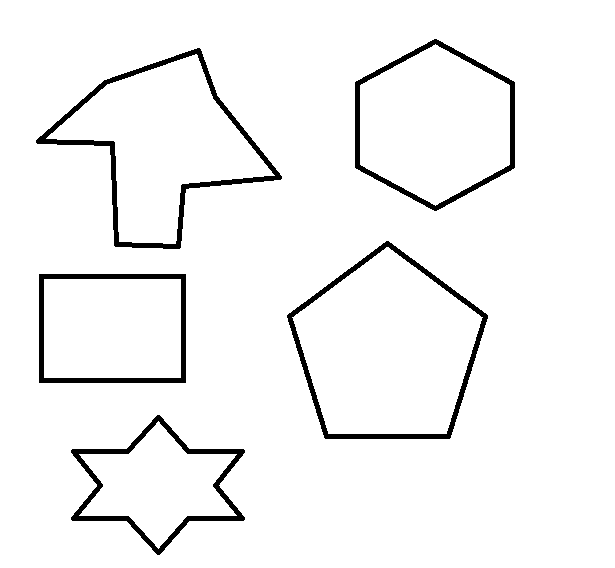
#> input picture Images/sample-image3.png, 615 x 568 px
$ python Biggest_countors_finder.py
#> lines starting #> are read from the running program, lines starting #| are printed output that depends on the picture; after the words box and inside, x2 and y2 are one past the last pixel; in counts of white or black regions, pixels touching at a corner belong together
import cv2 as cv
import numpy as np

def findBiggestContour(img, contours):
    # looping through All The contours
    for cnt  in contours:
        area = cv.contourArea(cnt)
        M = cv.moments(cnt)
        cx = int(M['m10']/M['m00'])
        cy = int(M['m01']/M['m00'])
        cv.putText(img, f'{area} Area', (cx-18, cy-5), cv.FONT_HERSHEY_SIMPLEX, 0.4, (255,255,0), 1)
    # finding biggest contour
    c = max(contours, key = cv.contourArea)
    area =cv.contourArea(c)
    x,y,w,h = cv.boundingRect(c)
    cv.rectangle(img,(x,y),(x+w,y+h),(0,0,255),3)
    return c

img = cv.imread('../Images/sample-image3.png')
#> img is the input picture: shape (568, 615, 3); 95.8% white; 5 black regions, box (x1, y1, x2, y2) and area: (36, 48, 282, 249) 3635, (287, 241, 488, 439) 3094, (71, 415, 245, 555) 2824, (355, 39, 515, 211) 2607, (39, 274, 186, 383) 2460

blur_image = cv.GaussianBlur(img, (3,3),0)
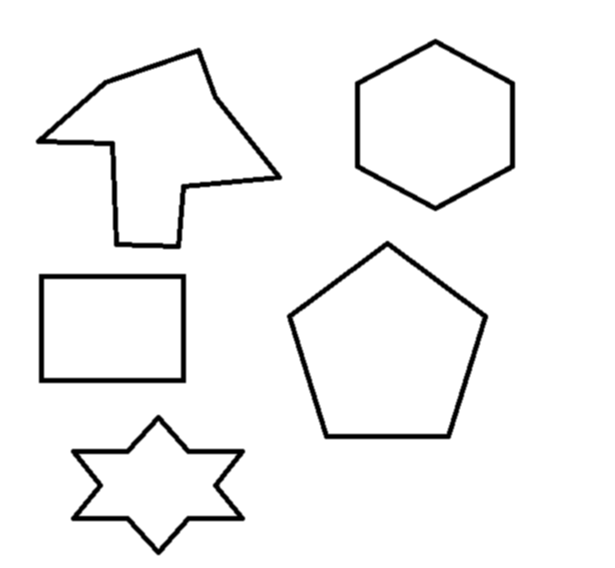
#> blur_image: shape (568, 615, 3); min 0, max 255, mean 244.3
edges_img = cv.Canny(blur_image, 100, 150)
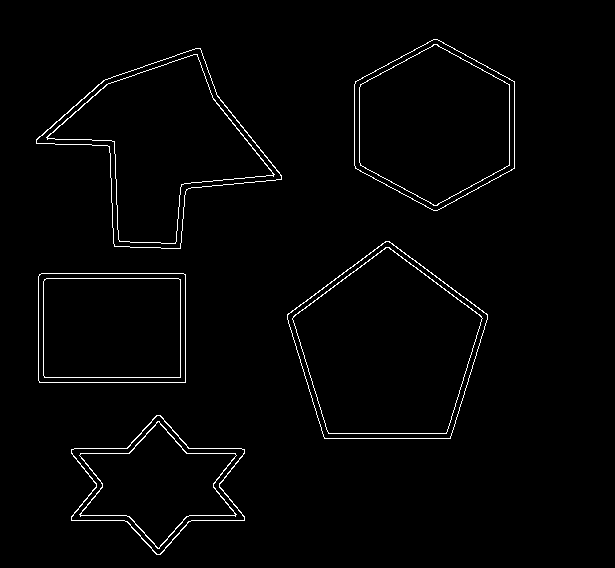
#> edges_img: shape (568, 615); 1.8% white in thin lines or dots, all inside (x1, y1, x2, y2) = (36, 39, 515, 555)
cv.imshow('edges', edges_img)
contours, h = cv.findContours(edges_img, cv.RETR_TREE, cv.CHAIN_APPROX_SIMPLE)
#> contours = 20 contours; largest, box (x1, y1, x2, y2) and area: (287, 241, 488, 439) 27780, (287, 241, 488, 439) 27682, (292, 247, 483, 434) 24687, (292, 247, 483, 434) 24593, (36, 48, 282, 249) 23193; h = 20 rows, first 6: [4, -1, 1, -1], [-1, -1, 2, 0], [-1, -1, 3, 1], [-1, -1, -1, 2], [8, 0, 5, -1], [-1, -1, 6, 4]
cv.drawContours(img, contours, -1, 255, 2)
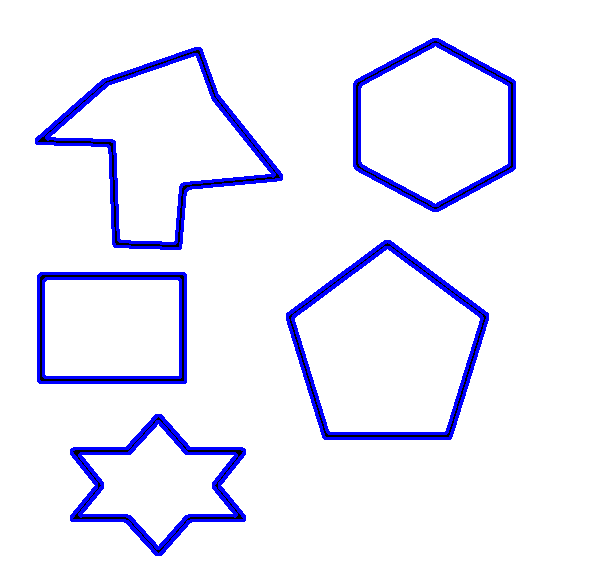
#> img: shape (568, 615, 3); 5.7% of pixels changed, all inside (x1, y1, x2, y2) = (35, 38, 516, 556)
big_cont =findBiggestContour(img, contours)
#> the loop in findBiggestContour, `for cnt  in contours:` made 20 passes
#> (area, cx, cy) on passes 1 to 12: (13114, 157, 484), (12930, 157, 484), (10292, 157, 484), (10121, 157, 484), (16016, 111, 327), (16014, 111, 327), (13556, 111, 327), (13554, 111, 327), (27780, 386, 349), (27682, 386, 349), (24687, 386, 349), (24593, 386, 349)
#> after the loop in findBiggestContour, `for cnt  in contours:`:
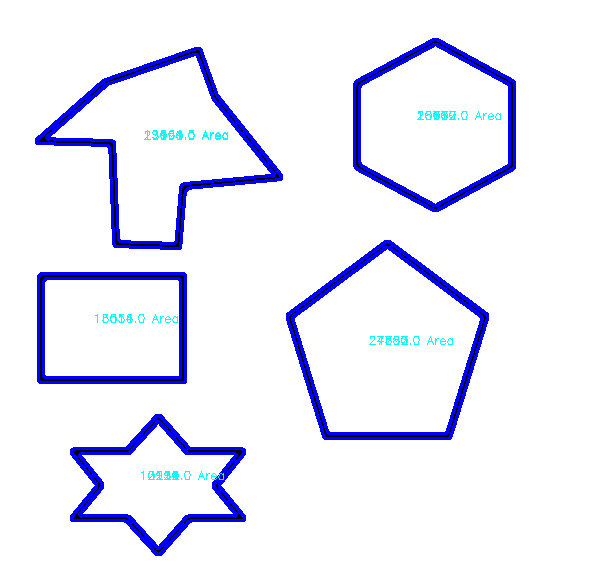
#> img: shape (568, 615, 3); 0.4% of pixels changed, all inside (x1, y1, x2, y2) = (95, 111, 501, 480)
#> in findBiggestContour, `c = max(contours, key = cv.contourArea)`: c = contour of 254 points, box (x1, y1, x2, y2) (287, 241, 488, 439), area 27780
#> in findBiggestContour, `area =cv.contourArea(c)`: area = 27780
#> in findBiggestContour, `x,y,w,h = cv.boundingRect(c)`: x = 287; y = 241; w = 201; h = 198
#> in findBiggestContour, `cv.rectangle(img,(x,y),(x+w,y+h),(0,0,255),3)`:
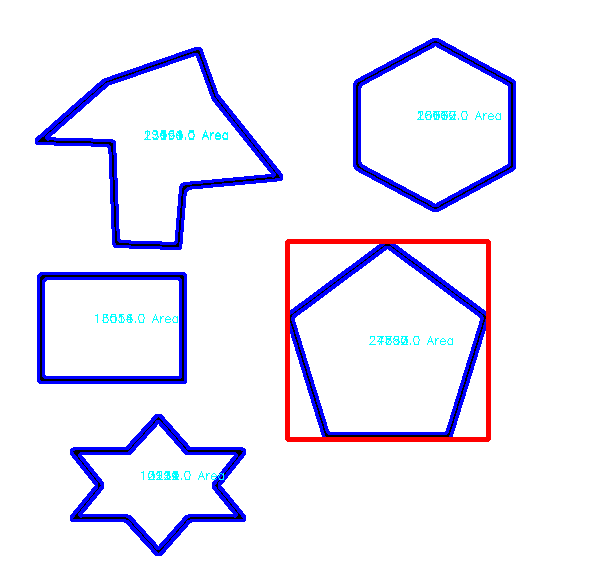
#> img: shape (568, 615, 3); 1.14% of pixels changed, all inside (x1, y1, x2, y2) = (285, 239, 491, 442)
#> big_cont has the same summary as c in findBiggestContour

cv.imshow('img', img)
cv.imwrite('/results/biggest_contours_out.png', img)
cv.waitKey(0)
cv.destroyAllWindows()

$ run again, with Images/sample-image.png copied over Images/sample-image3.png
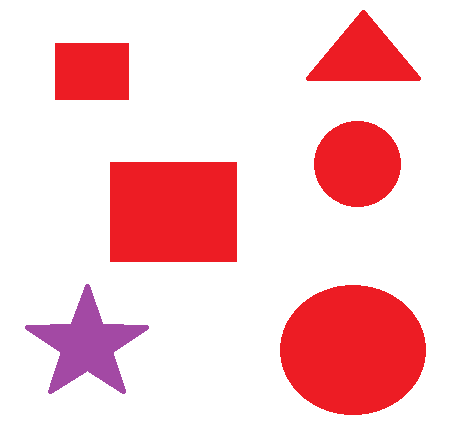
#> input picture Images/sample-image.png, 463 x 441 px
#> img is the input picture: shape (441, 463, 3); mean B, G, R 207.5, 203.5, 248.9
#> `edges_img = cv.Canny(blur_image, 100, 150)`:
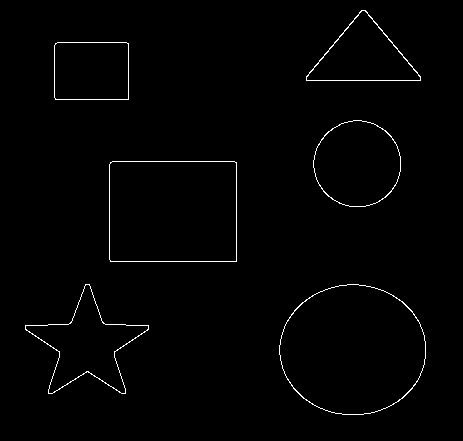
#> edges_img: shape (441, 463); 1.1% white in thin lines or dots, all inside (x1, y1, x2, y2) = (25, 10, 426, 415)
#> `contours, h = cv.findContours(edges_img, cv.RETR_TREE, cv.CHAIN_APPROX..`: contours = 12 contours; largest, box (x1, y1, x2, y2) and area: (279, 284, 426, 415) 14923, (279, 284, 426, 415) 14857, (109, 161, 237, 262) 12693, (109, 161, 237, 262) 12691, (313, 120, 401, 207) 5874; h = [[2, -1, 1, -1], [-1, -1, -1, 0], [4, 0, 3, -1], [-1, -1, -1, 2], [6, 2, 5, -1], [-1, -1, -1, 4], [8, 4, 7, -1], [-1, -1, -1, 6], [10, 6, 9, -1], [-1, -1, -1, 8], [-1, 8, 11, -1], [-1, -1, -1, 10]]
#> the loop in findBiggestContour, `for cnt  in contours:` made 12 passes
#> (area, cx, cy) on passes 1 to 8: (14923, 352, 349), (14857, 352, 349), (5284.5, 86, 344), (5235.5, 86, 344), (12693, 172, 211), (12691, 172, 211), (5874, 356, 163), (5832, 356, 163)
#> c = contour of 200 points, box (x1, y1, x2, y2) (279, 284, 426, 415), area 14923
#> in findBiggestContour, `area =cv.contourArea(c)`: area = 14923
#> in findBiggestContour, `x,y,w,h = cv.boundingRect(c)`: x = 279; y = 284; w = 147; h = 131
#> in findBiggestContour, `cv.rectangle(img,(x,y),(x+w,y+h),(0,0,255),3)`:
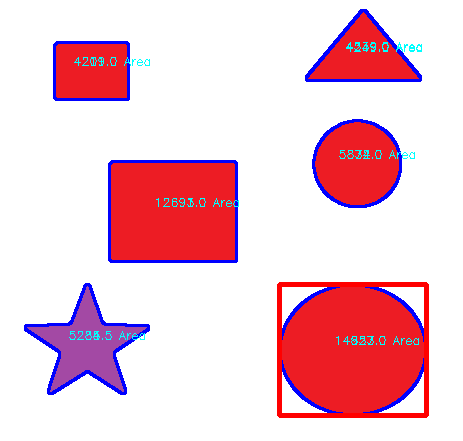
#> img: shape (441, 463, 3); mean B, G, R 208.6, 196.7, 239.5
#> big_cont has the same summary as c in findBiggestContour

$ run again, with Images/sample_shapes.png copied over Images/sample-image3.png
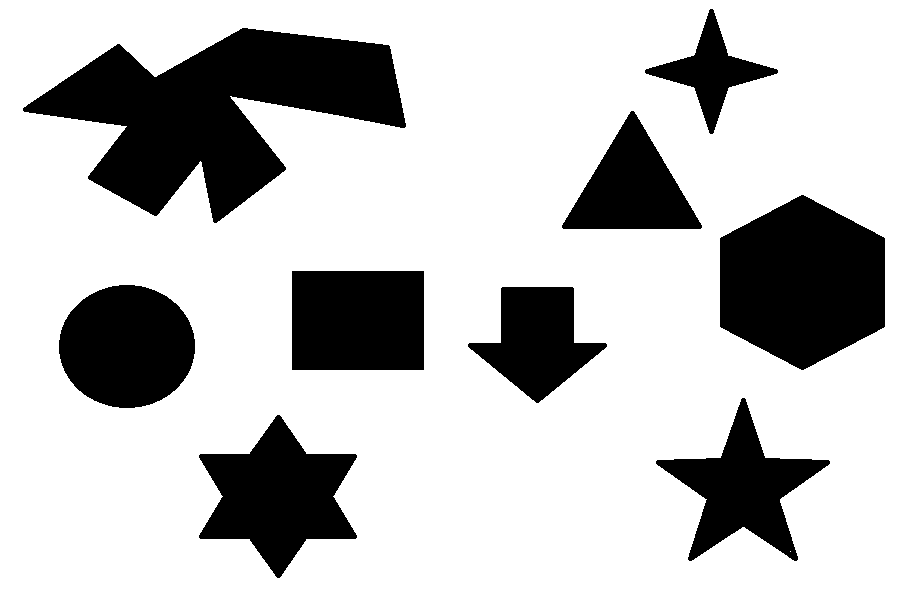
#> input picture Images/sample_shapes.png, 917 x 596 px
#> img is the input picture: shape (596, 917, 3); 76% white; 9 black regions, largest, box (x1, y1, x2, y2) and area: (23, 28, 406, 223) 36592, (720, 195, 885, 370) 21835, (199, 415, 357, 578) 13916
#> edges_img: shape (596, 917); 0.98% white in thin lines or dots, all inside (x1, y1, x2, y2) = (23, 9, 885, 578)
#> `contours, h = cv.findContours(edges_img, cv.RETR_TREE, cv.CHAIN_APPROX..`: contours = 20 contours, 2 with area under 20; largest, box (x1, y1, x2, y2) and area: (23, 27, 406, 223) 36681, (23, 27, 406, 223) 36459, (719, 195, 885, 370) 21837, (719, 195, 885, 370) 21819, (199, 415, 357, 578) 13961; h = 20 rows, first 6: [2, -1, 1, -1], [-1, -1, -1, 0], [6, 0, 3, -1], [-1, -1, 4, 2], [-1, -1, 5, 3], [-1, -1, -1, 4]
#> the loop in findBiggestContour, `for cnt  in contours:` made 20 passes
#> (area, cx, cy) on passes 1, 2, 3, 4, 7, 8, 9, 10: (13961, 277, 495), (13859, 277, 495), (10699.5, 742, 488), (10618.5, 742, 487), (8662, 536, 339), (8572, 536, 339), (13150.5, 126, 345), (13091.5, 126, 345)
#> after the loop in findBiggestContour, `for cnt  in contours:`:
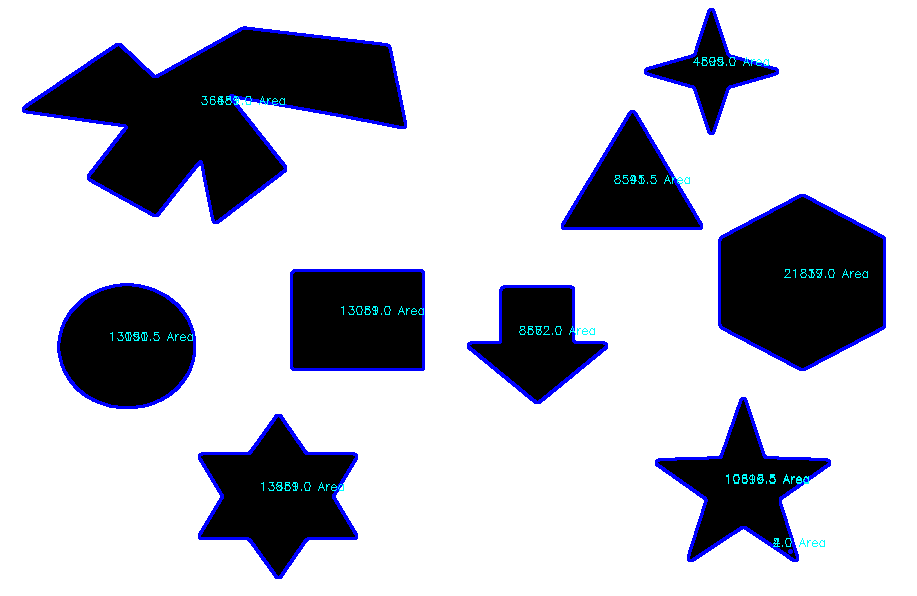
#> img: shape (596, 917, 3); mean B, G, R 198.9, 190.6, 189.6
#> c = contour of 505 points, box (x1, y1, x2, y2) (23, 27, 406, 223), area 36681
#> in findBiggestContour, `area =cv.contourArea(c)`: area = 36681
#> in findBiggestContour, `x,y,w,h = cv.boundingRect(c)`: x = 23; y = 27; w = 383; h = 196
#> in findBiggestContour, `cv.rectangle(img,(x,y),(x+w,y+h),(0,0,255),3)`:
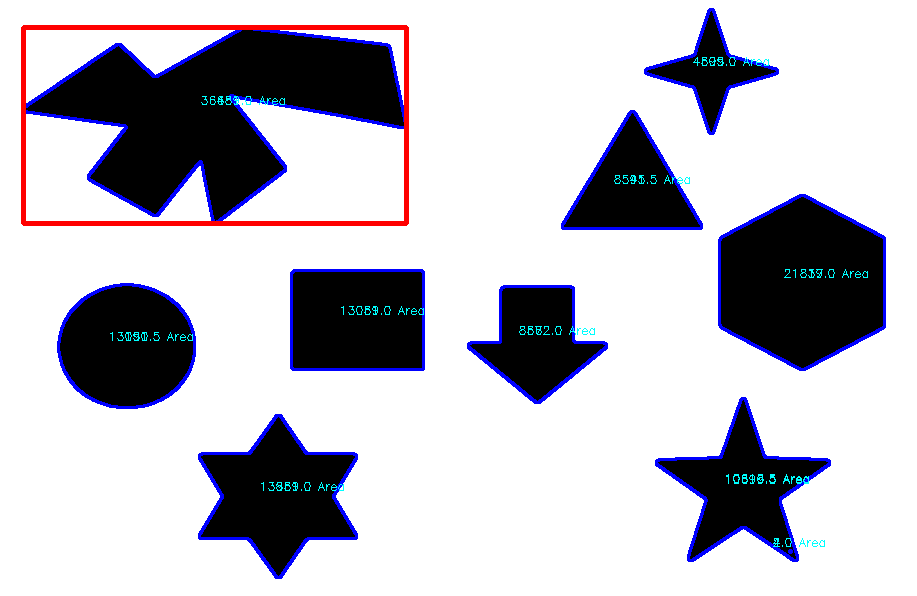
#> img: shape (596, 917, 3); 1.06% of pixels changed, all inside (x1, y1, x2, y2) = (21, 25, 409, 226)
#> big_cont has the same summary as c in findBiggestContour

$ run again, with Images/sample.jpg saved as Images/sample-image3.png
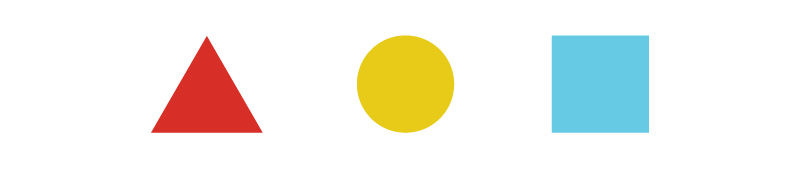
#> input picture Images/sample.jpg, 800 x 173 px
#> img is the input picture: shape (173, 800, 3); mean B, G, R 232.2, 240.4, 241.7
#> `edges_img = cv.Canny(blur_image, 100, 150)`:
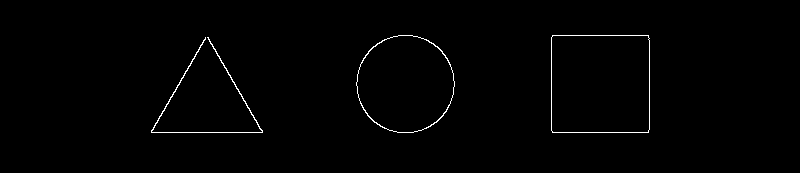
#> edges_img: shape (173, 800); 0.83% white in thin lines or dots, all inside (x1, y1, x2, y2) = (151, 35, 650, 133)
#> `contours, h = cv.findContours(edges_img, cv.RETR_TREE, cv.CHAIN_APPROX..`: contours = 5 contours; box (x1, y1, x2, y2) and area: (551, 35, 650, 133) 9497, (551, 35, 650, 133) 9495, (356, 35, 455, 133) 7477, (356, 35, 455, 133) 7397, (151, 37, 263, 133) 110; h = [[1, -1, -1, -1], [3, 0, 2, -1], [-1, -1, -1, 1], [-1, 1, 4, -1], [-1, -1, -1, 3]]
#> the loop in findBiggestContour, `for cnt  in contours:` made 5 passes
#> (area, cx, cy) on passes 1 to 5: (109.5, 206, 84), (9497, 599, 83), (9495, 599, 83), (7477, 405, 83), (7397, 405, 83)
#> c = contour of 14 points, box (x1, y1, x2, y2) (551, 35, 650, 133), area 9497
#> in findBiggestContour, `area =cv.contourArea(c)`: area = 9497
#> in findBiggestContour, `x,y,w,h = cv.boundingRect(c)`: x = 551; y = 35; w = 99; h = 98
#> in findBiggestContour, `cv.rectangle(img,(x,y),(x+w,y+h),(0,0,255),3)`:
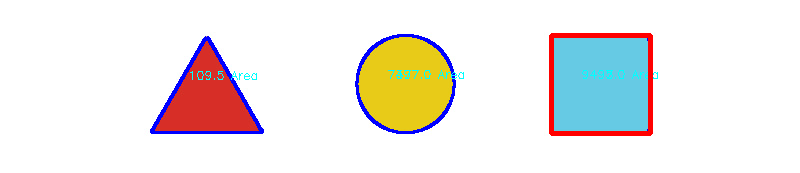
#> img: shape (173, 800, 3); mean B, G, R 231.1, 234.1, 237.7
#> big_cont has the same summary as c in findBiggestContour
